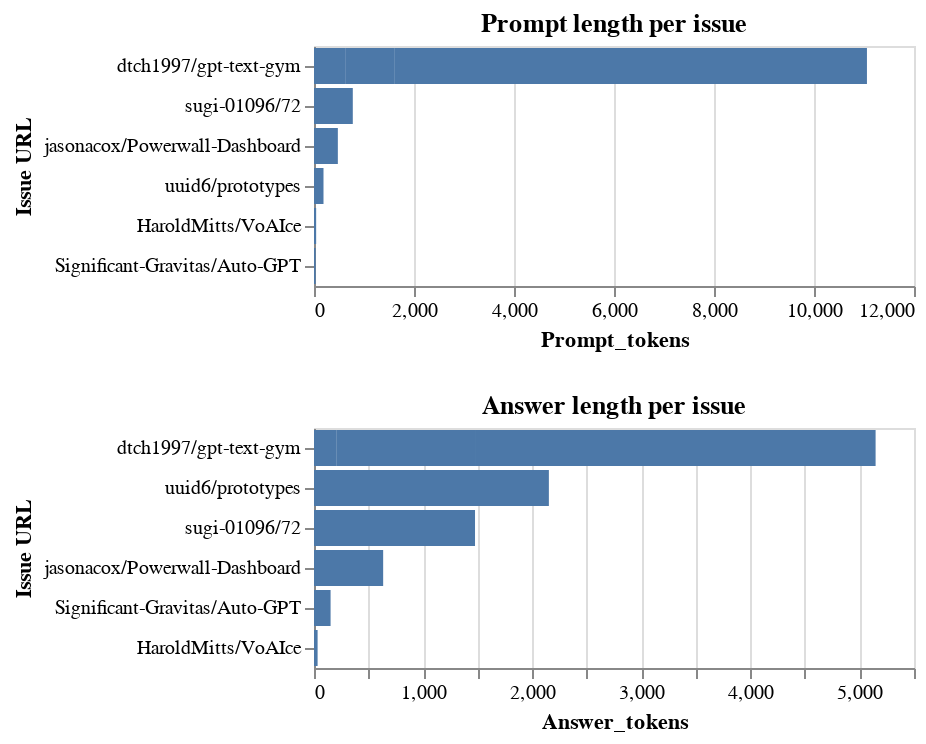

Notebook source saved alongside this figure:
### Markdown cell above
Average Length of Tokens for Prompts and Answers per Repository

### Code cell
prompt_length_per_issue_chart = alt.Chart(total_length_prompt_per_issue).mark_bar().encode(
    alt.X('Prompt_tokens:Q'),
    alt.Y('RepoName', sort='-x', title='Issue URL'),
).properties(
    title='Prompt length per issue'
)
answer_length_per_issue_chart = alt.Chart(total_length_answer_per_issue).mark_bar().encode(
    alt.X('Answer_tokens:Q'),
    alt.Y('RepoName', sort='-x', title='Issue URL'),
).properties(
    title='Answer length per issue'
)

prompt_length_per_issue_chart & answer_length_per_issue_chart

### Figure 1 — Vega-Lite specification as saved in the notebook (floating-point values rounded to 4 significant figures)
{"config": {"view": {"continuousWidth": 300, "continuousHeight": 300}}, "vconcat": [{"data": {"name": "data-08d5830ffd3f597e09290c47f05ede4c"}, "mark": {"type": "bar"}, "encoding": {"x": {"field": "Prompt_tokens", "type": "quantitative"}, "y": {"field": "RepoName", "sort": "-x", "title": "Issue URL", "type": "nominal"}}, "title": "Prompt length per issue"}, {"data": {"name": "data-346f805b6db104dbe05e364595f030bc"}, "mark": {"type": "bar"}, "encoding": {"x": {"field": "Answer_tokens", "type": "quantitative"}, "y": {"field": "RepoName", "sort": "-x", "title": "Issue URL", "type": "nominal"}}, "title": "Answer length per issue"}], "$schema": "https://vega.github.io/schema/vega-lite/v5.17.0.json", "datasets": {"data-08d5830ffd3f597e09290c47f05ede4c": [{"URL_discussion": "https://github.com/HaroldMitts/VoAIce/discussions/5", "RepoName": "HaroldMitts/VoAIce", "Prompt_tokens": 43}, {"URL_discussion": "https://github.com/Significant-Gravitas/Auto-GPT/discussions/4734", "RepoName": "Significant-Gravitas/Auto-GPT", "Prompt_tokens": 33}, {"URL_discussion": "https://github.com/dtch1997/gpt-text-gym/discussions/4", "RepoName": "dtch1997/gpt-text-gym", "Prompt_tokens": 637}, {"URL_discussion": "https://github.com/dtch1997/gpt-text-gym/discussions/6", "RepoName": "dtch1997/gpt-text-gym", "Prompt_tokens": 966}, {"URL_discussion": "https://github.com/dtch1997/gpt-text-gym/discussions/7", "RepoName": "dtch1997/gpt-text-gym", "Prompt_tokens": 9456}, {"URL_discussion": "https://github.com/jasonacox/Powerwall-Dashboard/discussions/324", "RepoName": "jasonacox/Powerwall-Dashboard", "Prompt_tokens": 477}, {"URL_discussion": "https://github.com/sugi-01096/72/discussions/3", "RepoName": "sugi-01096/72", "Prompt_tokens": 776}, {"URL_discussion": "https://github.com/uuid6/prototypes/discussions/46", "RepoName": "uuid6/prototypes", "Prompt_tokens": 190}], "data-346f805b6db104dbe05e364595f030bc": [{"URL_discussion": "https://github.com/HaroldMitts/VoAIce/discussions/5", "RepoName": "HaroldMitts/VoAIce", "Answer_tokens": 33}, {"URL_discussion": "https://github.com/Significant-Gravitas/Auto-GPT/discussions/4734", "RepoName": "Significant-Gravitas/Auto-GPT", "Answer_tokens": 152}, {"URL_discussion": "https://github.com/dtch1997/gpt-text-gym/discussions/4", "RepoName": "dtch1997/gpt-text-gym", "Answer_tokens": 209}, {"URL_discussion": "https://github.com/dtch1997/gpt-text-gym/discussions/6", "RepoName": "dtch1997/gpt-text-gym", "Answer_tokens": 1267}, {"URL_discussion": "https://github.com/dtch1997/gpt-text-gym/discussions/7", "RepoName": "dtch1997/gpt-text-gym", "Answer_tokens": 3672}, {"URL_discussion": "https://github.com/jasonacox/Powerwall-Dashboard/discussions/324", "RepoName": "jasonacox/Powerwall-Dashboard", "Answer_tokens": 634}, {"URL_discussion": "https://github.com/sugi-01096/72/discussions/3", "RepoName": "sugi-01096/72", "Answer_tokens": 1476}, {"URL_discussion": "https://github.com/uuid6/prototypes/discussions/46", "RepoName": "uuid6/prototypes", "Answer_tokens": 2153}]}}
